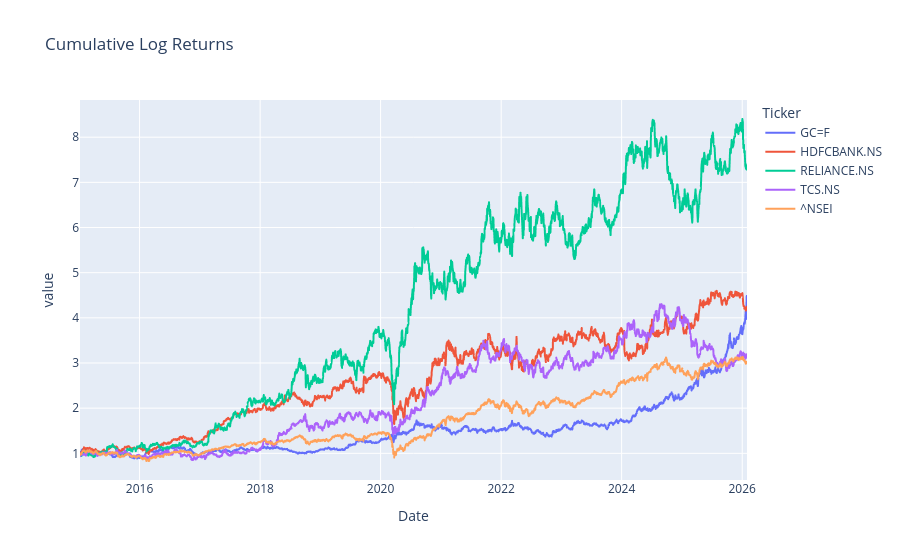

Here is the notebook cell this chart was saved with:
### Code cell
daily_cum_returns = np.exp(log_returns.cumsum())
daily_cum_returns.plot(title='Cumulative Log Returns')

### Figure 1 — Plotly figure (JSON) as saved in the notebook; plotly's stock layout.template omitted (floating-point values rounded to 4 significant figures; data arrays with more than 128 entries replaced by an {"elided": "..."} marker saying what was removed)
{"data": [{"hovertemplate": "Ticker=GC=F<br>Date=%{x}<br>value=%{y}<extra></extra>", "legendgroup": "GC=F", "line": {"color": "#636efa", "dash": "solid"}, "marker": {"symbol": "circle"}, "mode": "lines", "name": "GC=F", "showlegend": true, "type": "scattergl", "x": {"elided": "2645 str values"}, "xaxis": "x", "y": {"elided": "2645 float values"}, "yaxis": "y"}, {"hovertemplate": "Ticker=HDFCBANK.NS<br>Date=%{x}<br>value=%{y}<extra></extra>", "legendgroup": "HDFCBANK.NS", "line": {"color": "#EF553B", "dash": "solid"}, "marker": {"symbol": "circle"}, "mode": "lines", "name": "HDFCBANK.NS", "showlegend": true, "type": "scattergl", "x": {"elided": "2645 str values"}, "xaxis": "x", "y": {"elided": "2645 float values"}, "yaxis": "y"}, {"hovertemplate": "Ticker=RELIANCE.NS<br>Date=%{x}<br>value=%{y}<extra></extra>", "legendgroup": "RELIANCE.NS", "line": {"color": "#00cc96", "dash": "solid"}, "marker": {"symbol": "circle"}, "mode": "lines", "name": "RELIANCE.NS", "showlegend": true, "type": "scattergl", "x": {"elided": "2645 str values"}, "xaxis": "x", "y": {"elided": "2645 float values"}, "yaxis": "y"}, {"hovertemplate": "Ticker=TCS.NS<br>Date=%{x}<br>value=%{y}<extra></extra>", "legendgroup": "TCS.NS", "line": {"color": "#ab63fa", "dash": "solid"}, "marker": {"symbol": "circle"}, "mode": "lines", "name": "TCS.NS", "showlegend": true, "type": "scattergl", "x": {"elided": "2645 str values"}, "xaxis": "x", "y": {"elided": "2645 float values"}, "yaxis": "y"}, {"hovertemplate": "Ticker=^NSEI<br>Date=%{x}<br>value=%{y}<extra></extra>", "legendgroup": "^NSEI", "line": {"color": "#FFA15A", "dash": "solid"}, "marker": {"symbol": "circle"}, "mode": "lines", "name": "^NSEI", "showlegend": true, "type": "scattergl", "x": {"elided": "2645 str values"}, "xaxis": "x", "y": {"elided": "2645 float values"}, "yaxis": "y"}], "layout": {"autosize": true, "legend": {"title": {"text": "Ticker"}, "tracegroupgap": 0}, "title": {"text": "Cumulative Log Returns"}, "xaxis": {"anchor": "y", "autorange": true, "domain": [0, 1], "range": ["2015-01-05", "2026-01-30"], "title": {"text": "Date"}, "type": "date"}, "yaxis": {"anchor": "x", "autorange": true, "domain": [0, 1], "range": [0.4096, 8.823], "title": {"text": "value"}, "type": "linear"}}}
